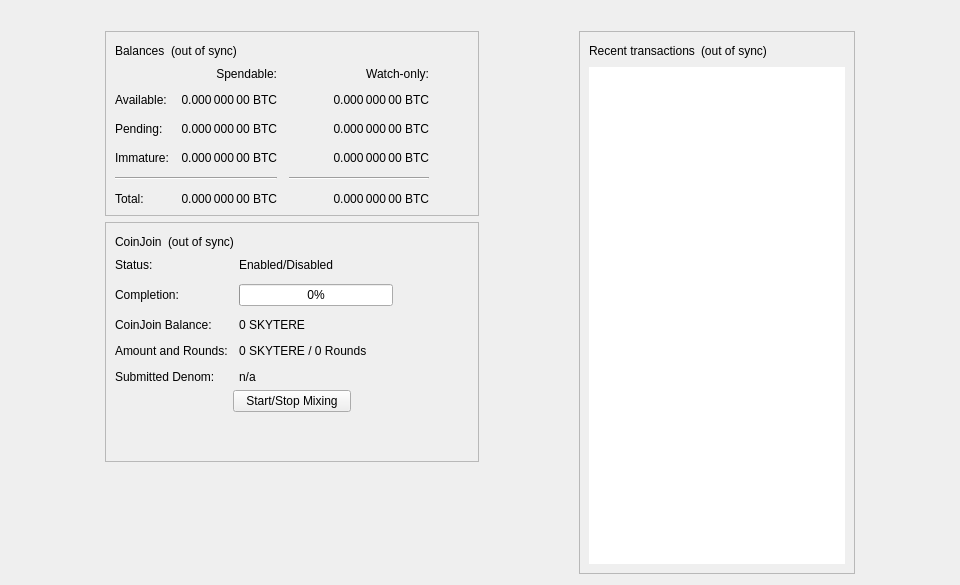
<?xml version="1.0" encoding="UTF-8"?>
<ui version="4.0">
 <class>OverviewPage</class>
 <widget class="QWidget" name="OverviewPage">
  <property name="geometry">
   <rect>
    <x>0</x>
    <y>0</y>
    <width>960</width>
    <height>585</height>
   </rect>
  </property>
  <property name="minimumSize">
   <size>
    <width>960</width>
    <height>0</height>
   </size>
  </property>
  <property name="windowTitle">
   <string>Form</string>
  </property>
  <layout class="QVBoxLayout" name="topLayout">
   <item>
    <widget class="QLabel" name="labelAlerts">
     <property name="visible">
      <bool>false</bool>
     </property>
     <property name="wordWrap">
      <bool>true</bool>
     </property>
     <property name="margin">
      <number>3</number>
     </property>
     <property name="textInteractionFlags">
      <set>Qt::TextSelectableByMouse</set>
     </property>
    </widget>
   </item>
   <item>
    <layout class="QHBoxLayout" name="horizontalLayout" stretch="1,0,1,0,1">
     <item>
      <spacer name="horizontalSpacerLeft">
       <property name="orientation">
        <enum>Qt::Horizontal</enum>
       </property>
       <property name="sizeType">
        <enum>QSizePolicy::Preferred</enum>
       </property>
       <property name="sizeHint" stdset="0">
        <size>
         <width>10</width>
         <height>20</height>
        </size>
       </property>
      </spacer>
     </item>
     <item>
      <layout class="QVBoxLayout" name="verticalLayout_2">
       <item>
        <widget class="QFrame" name="frame">
         <property name="frameShape">
          <enum>QFrame::StyledPanel</enum>
         </property>
         <property name="frameShadow">
          <enum>QFrame::Raised</enum>
         </property>
         <layout class="QVBoxLayout" name="verticalLayout_4">
          <item>
           <layout class="QHBoxLayout" name="horizontalLayout_4">
            <item>
             <widget class="QLabel" name="label_5">
              <property name="text">
               <string>Balances</string>
              </property>
             </widget>
            </item>
            <item>
             <widget class="QLabel" name="labelWalletStatus">
              <property name="toolTip">
               <string>The displayed information may be out of date. Your wallet automatically synchronizes with the Skytere network after a connection is established, but this process has not completed yet.</string>
              </property>
              <property name="text">
               <string notr="true">(out of sync)</string>
              </property>
              <property name="alignment">
               <set>Qt::AlignLeading|Qt::AlignLeft|Qt::AlignVCenter</set>
              </property>
             </widget>
            </item>
            <item>
             <spacer name="horizontalSpacer_3">
              <property name="orientation">
               <enum>Qt::Horizontal</enum>
              </property>
              <property name="sizeHint" stdset="0">
               <size>
                <width>40</width>
                <height>20</height>
               </size>
              </property>
             </spacer>
            </item>
           </layout>
          </item>
          <item>
           <layout class="QGridLayout" name="gridLayout">
            <property name="spacing">
             <number>12</number>
            </property>
            <item row="2" column="2">
             <widget class="QLabel" name="labelWatchPending">
              <property name="cursor">
               <cursorShape>IBeamCursor</cursorShape>
              </property>
              <property name="toolTip">
               <string>Unconfirmed transactions to watch-only addresses</string>
              </property>
              <property name="text">
               <string notr="true">0.000 000 00 BTC</string>
              </property>
              <property name="alignment">
               <set>Qt::AlignRight|Qt::AlignTrailing|Qt::AlignVCenter</set>
              </property>
              <property name="textInteractionFlags">
               <set>Qt::LinksAccessibleByMouse|Qt::TextSelectableByKeyboard|Qt::TextSelectableByMouse</set>
              </property>
             </widget>
            </item>
            <item row="2" column="1">
             <widget class="QLabel" name="labelUnconfirmed">
              <property name="cursor">
               <cursorShape>IBeamCursor</cursorShape>
              </property>
              <property name="toolTip">
               <string>Total of transactions that have yet to be confirmed, and do not yet count toward the spendable balance</string>
              </property>
              <property name="text">
               <string notr="true">0.000 000 00 BTC</string>
              </property>
              <property name="alignment">
               <set>Qt::AlignRight|Qt::AlignTrailing|Qt::AlignVCenter</set>
              </property>
              <property name="textInteractionFlags">
               <set>Qt::LinksAccessibleByMouse|Qt::TextSelectableByKeyboard|Qt::TextSelectableByMouse</set>
              </property>
             </widget>
            </item>
            <item row="3" column="2">
             <widget class="QLabel" name="labelWatchImmature">
              <property name="cursor">
               <cursorShape>IBeamCursor</cursorShape>
              </property>
              <property name="toolTip">
               <string>Mined balance in watch-only addresses that has not yet matured</string>
              </property>
              <property name="text">
               <string notr="true">0.000 000 00 BTC</string>
              </property>
              <property name="alignment">
               <set>Qt::AlignRight|Qt::AlignTrailing|Qt::AlignVCenter</set>
              </property>
              <property name="textInteractionFlags">
               <set>Qt::LinksAccessibleByMouse|Qt::TextSelectableByKeyboard|Qt::TextSelectableByMouse</set>
              </property>
             </widget>
            </item>
            <item row="4" column="0" colspan="2">
             <widget class="Line" name="lineSpendableBalance">
              <property name="orientation">
               <enum>Qt::Horizontal</enum>
              </property>
             </widget>
            </item>
            <item row="4" column="2">
             <widget class="Line" name="lineWatchBalance">
              <property name="sizePolicy">
               <sizepolicy hsizetype="Preferred" vsizetype="Fixed">
                <horstretch>0</horstretch>
                <verstretch>0</verstretch>
               </sizepolicy>
              </property>
              <property name="minimumSize">
               <size>
                <width>140</width>
                <height>0</height>
               </size>
              </property>
              <property name="orientation">
               <enum>Qt::Horizontal</enum>
              </property>
             </widget>
            </item>
            <item row="5" column="0">
             <widget class="QLabel" name="labelTotalText">
              <property name="text">
               <string>Total:</string>
              </property>
             </widget>
            </item>
            <item row="3" column="1">
             <widget class="QLabel" name="labelImmature">
              <property name="cursor">
               <cursorShape>IBeamCursor</cursorShape>
              </property>
              <property name="toolTip">
               <string>Mined balance that has not yet matured</string>
              </property>
              <property name="text">
               <string notr="true">0.000 000 00 BTC</string>
              </property>
              <property name="alignment">
               <set>Qt::AlignRight|Qt::AlignTrailing|Qt::AlignVCenter</set>
              </property>
              <property name="textInteractionFlags">
               <set>Qt::LinksAccessibleByMouse|Qt::TextSelectableByKeyboard|Qt::TextSelectableByMouse</set>
              </property>
             </widget>
            </item>
            <item row="2" column="3">
             <spacer name="horizontalSpacer_2">
              <property name="orientation">
               <enum>Qt::Horizontal</enum>
              </property>
              <property name="sizeHint" stdset="0">
               <size>
                <width>40</width>
                <height>20</height>
               </size>
              </property>
             </spacer>
            </item>
            <item row="3" column="0">
             <widget class="QLabel" name="labelImmatureText">
              <property name="text">
               <string>Immature:</string>
              </property>
             </widget>
            </item>
            <item row="5" column="1">
             <widget class="QLabel" name="labelTotal">
              <property name="cursor">
               <cursorShape>IBeamCursor</cursorShape>
              </property>
              <property name="toolTip">
               <string>Your current total balance</string>
              </property>
              <property name="text">
               <string notr="true">0.000 000 00 BTC</string>
              </property>
              <property name="alignment">
               <set>Qt::AlignRight|Qt::AlignTrailing|Qt::AlignVCenter</set>
              </property>
              <property name="textInteractionFlags">
               <set>Qt::LinksAccessibleByMouse|Qt::TextSelectableByKeyboard|Qt::TextSelectableByMouse</set>
              </property>
             </widget>
            </item>
            <item row="5" column="2">
             <widget class="QLabel" name="labelWatchTotal">
              <property name="cursor">
               <cursorShape>IBeamCursor</cursorShape>
              </property>
              <property name="toolTip">
               <string>Current total balance in watch-only addresses</string>
              </property>
              <property name="text">
               <string notr="true">0.000 000 00 BTC</string>
              </property>
              <property name="alignment">
               <set>Qt::AlignRight|Qt::AlignTrailing|Qt::AlignVCenter</set>
              </property>
              <property name="textInteractionFlags">
               <set>Qt::LinksAccessibleByMouse|Qt::TextSelectableByKeyboard|Qt::TextSelectableByMouse</set>
              </property>
             </widget>
            </item>
            <item row="0" column="2">
             <widget class="QLabel" name="labelWatchonly">
              <property name="text">
               <string>Watch-only:</string>
              </property>
              <property name="alignment">
               <set>Qt::AlignRight|Qt::AlignTrailing|Qt::AlignVCenter</set>
              </property>
             </widget>
            </item>
            <item row="1" column="0">
             <widget class="QLabel" name="labelBalanceText">
              <property name="text">
               <string>Available:</string>
              </property>
             </widget>
            </item>
            <item row="1" column="1">
             <widget class="QLabel" name="labelBalance">
              <property name="cursor">
               <cursorShape>IBeamCursor</cursorShape>
              </property>
              <property name="toolTip">
               <string>Your current spendable balance</string>
              </property>
              <property name="text">
               <string notr="true">0.000 000 00 BTC</string>
              </property>
              <property name="alignment">
               <set>Qt::AlignRight|Qt::AlignTrailing|Qt::AlignVCenter</set>
              </property>
              <property name="textInteractionFlags">
               <set>Qt::LinksAccessibleByMouse|Qt::TextSelectableByKeyboard|Qt::TextSelectableByMouse</set>
              </property>
             </widget>
            </item>
            <item row="1" column="2">
             <widget class="QLabel" name="labelWatchAvailable">
              <property name="cursor">
               <cursorShape>IBeamCursor</cursorShape>
              </property>
              <property name="toolTip">
               <string>Your current balance in watch-only addresses</string>
              </property>
              <property name="text">
               <string notr="true">0.000 000 00 BTC</string>
              </property>
              <property name="alignment">
               <set>Qt::AlignRight|Qt::AlignTrailing|Qt::AlignVCenter</set>
              </property>
              <property name="textInteractionFlags">
               <set>Qt::LinksAccessibleByMouse|Qt::TextSelectableByKeyboard|Qt::TextSelectableByMouse</set>
              </property>
             </widget>
            </item>
            <item row="2" column="0">
             <widget class="QLabel" name="labelPendingText">
              <property name="text">
               <string>Pending:</string>
              </property>
             </widget>
            </item>
            <item row="0" column="1">
             <widget class="QLabel" name="labelSpendable">
              <property name="text">
               <string>Spendable:</string>
              </property>
              <property name="alignment">
               <set>Qt::AlignRight|Qt::AlignTrailing|Qt::AlignVCenter</set>
              </property>
             </widget>
            </item>
           </layout>
          </item>
         </layout>
        </widget>
       </item>
       <item>
        <widget class="QFrame" name="frameCoinJoin">
         <property name="layoutDirection">
          <enum>Qt::LeftToRight</enum>
         </property>
         <property name="frameShape">
          <enum>QFrame::StyledPanel</enum>
         </property>
         <property name="frameShadow">
          <enum>QFrame::Raised</enum>
         </property>
         <layout class="QVBoxLayout" name="VerticalLayout_PS1">
          <item>
           <layout class="QHBoxLayout" name="horizontalLayout_5">
            <item>
             <widget class="QLabel" name="labelCoinJoinHeader">
              <property name="text">
               <string notr="true">CoinJoin</string>
              </property>
             </widget>
            </item>
            <item>
             <widget class="QLabel" name="labelCoinJoinSyncStatus">
              <property name="toolTip">
               <string>The displayed information may be out of date. Your wallet automatically synchronizes with the Skytere network after a connection is established, but this process has not completed yet.</string>
              </property>
              <property name="text">
               <string notr="true">(out of sync)</string>
              </property>
              <property name="alignment">
               <set>Qt::AlignLeading|Qt::AlignLeft|Qt::AlignVCenter</set>
              </property>
             </widget>
            </item>
            <item>
             <spacer name="horizontalSpacer_4">
              <property name="orientation">
               <enum>Qt::Horizontal</enum>
              </property>
              <property name="sizeHint" stdset="0">
               <size>
                <width>40</width>
                <height>20</height>
               </size>
              </property>
             </spacer>
            </item>
           </layout>
          </item>
          <item>
           <layout class="QFormLayout" name="coinJoinFormLayout">
            <property name="fieldGrowthPolicy">
             <enum>QFormLayout::AllNonFixedFieldsGrow</enum>
            </property>
            <property name="horizontalSpacing">
             <number>11</number>
            </property>
            <property name="verticalSpacing">
             <number>12</number>
            </property>
            <item row="0" column="0">
             <widget class="QLabel" name="labelCoinJoinEnabledText">
              <property name="text">
               <string>Status:</string>
              </property>
             </widget>
            </item>
            <item row="0" column="1">
             <widget class="QLabel" name="labelCoinJoinEnabled">
              <property name="text">
               <string>Enabled/Disabled</string>
              </property>
             </widget>
            </item>
            <item row="1" column="0">
             <widget class="QLabel" name="labelCompletitionText">
              <property name="text">
               <string>Completion:</string>
              </property>
             </widget>
            </item>
            <item row="1" column="1">
             <widget class="QProgressBar" name="coinJoinProgress">
              <property name="maximumSize">
               <size>
                <width>154</width>
                <height>16777215</height>
               </size>
              </property>
              <property name="value">
               <number>0</number>
              </property>
             </widget>
            </item>
            <item row="2" column="0">
             <widget class="QLabel" name="labelAnonymizedText">
              <property name="text">
               <string notr="true">CoinJoin Balance:</string>
              </property>
             </widget>
            </item>
            <item row="2" column="1">
             <widget class="QLabel" name="labelAnonymized">
              <property name="text">
               <string notr="true">0 SKYTERE</string>
              </property>
             </widget>
            </item>
            <item row="3" column="0">
             <widget class="QLabel" name="labelAmountAndRoundsText">
              <property name="text">
               <string>Amount and Rounds:</string>
              </property>
             </widget>
            </item>
            <item row="3" column="1">
             <widget class="QLabel" name="labelAmountRounds">
              <property name="text">
               <string notr="true">0 SKYTERE / 0 Rounds</string>
              </property>
             </widget>
            </item>
            <item row="4" column="0">
             <widget class="QLabel" name="labelSubmittedDenomText">
              <property name="text">
               <string>Submitted Denom:</string>
              </property>
             </widget>
            </item>
            <item row="4" column="1">
             <widget class="QLabel" name="labelSubmittedDenom">
              <property name="toolTip">
               <string>The denominations you submitted to the Smartnode.&lt;br&gt;To mix, other users must submit the exact same denominations.</string>
              </property>
              <property name="text">
               <string>n/a</string>
              </property>
              <property name="wordWrap">
               <bool>true</bool>
              </property>
             </widget>
            </item>
           </layout>
          </item>
          <item>
           <layout class="QVBoxLayout" name="VerticalLayout_PS">
            <item>
             <layout class="QHBoxLayout" name="horizontalLayout_3">
              <property name="topMargin">
               <number>0</number>
              </property>
              <item>
               <spacer name="horizontalSpacer_5">
                <property name="orientation">
                 <enum>Qt::Horizontal</enum>
                </property>
                <property name="sizeHint" stdset="0">
                 <size>
                  <width>40</width>
                  <height>20</height>
                 </size>
                </property>
               </spacer>
              </item>
              <item>
               <widget class="QPushButton" name="toggleCoinJoin">
                <property name="sizePolicy">
                 <sizepolicy hsizetype="MinimumExpanding" vsizetype="Fixed">
                  <horstretch>0</horstretch>
                  <verstretch>0</verstretch>
                 </sizepolicy>
                </property>
                <property name="text">
                 <string>Start/Stop Mixing</string>
                </property>
               </widget>
              </item>
              <item>
               <spacer name="horizontalSpacer_6">
                <property name="orientation">
                 <enum>Qt::Horizontal</enum>
                </property>
                <property name="sizeHint" stdset="0">
                 <size>
                  <width>40</width>
                  <height>20</height>
                 </size>
                </property>
               </spacer>
              </item>
             </layout>
            </item>
            <item>
             <spacer name="verticalSpacer_3">
              <property name="orientation">
               <enum>Qt::Vertical</enum>
              </property>
              <property name="sizeHint" stdset="0">
               <size>
                <width>20</width>
                <height>40</height>
               </size>
              </property>
             </spacer>
            </item>
           </layout>
          </item>
         </layout>
        </widget>
       </item>
       <item>
        <spacer name="verticalSpacer">
         <property name="orientation">
          <enum>Qt::Vertical</enum>
         </property>
         <property name="sizeHint" stdset="0">
          <size>
           <width>20</width>
           <height>40</height>
          </size>
         </property>
        </spacer>
       </item>
      </layout>
     </item>
     <item>
      <spacer name="horizontalSpacerCenter">
       <property name="orientation">
        <enum>Qt::Horizontal</enum>
       </property>
       <property name="sizeHint" stdset="0">
        <size>
         <width>10</width>
         <height>20</height>
        </size>
       </property>
      </spacer>
     </item>
     <item>
      <layout class="QVBoxLayout" name="verticalLayout_3">
       <item>
        <widget class="QFrame" name="frame_2">
         <property name="frameShape">
          <enum>QFrame::StyledPanel</enum>
         </property>
         <property name="frameShadow">
          <enum>QFrame::Raised</enum>
         </property>
         <layout class="QVBoxLayout" name="verticalLayout">
          <item>
           <layout class="QHBoxLayout" name="horizontalLayout_2">
            <item>
             <widget class="QLabel" name="label_4">
              <property name="text">
               <string>Recent transactions</string>
              </property>
             </widget>
            </item>
            <item>
             <widget class="QLabel" name="labelTransactionsStatus">
              <property name="toolTip">
               <string>The displayed information may be out of date. Your wallet automatically synchronizes with the Skytere network after a connection is established, but this process has not completed yet.</string>
              </property>
              <property name="text">
               <string notr="true">(out of sync)</string>
              </property>
              <property name="alignment">
               <set>Qt::AlignLeading|Qt::AlignLeft|Qt::AlignVCenter</set>
              </property>
             </widget>
            </item>
            <item>
             <spacer name="horizontalSpacer">
              <property name="orientation">
               <enum>Qt::Horizontal</enum>
              </property>
              <property name="sizeHint" stdset="0">
               <size>
                <width>40</width>
                <height>20</height>
               </size>
              </property>
             </spacer>
            </item>
           </layout>
          </item>
          <item>
           <widget class="QListView" name="listTransactions">
            <property name="frameShape">
             <enum>QFrame::NoFrame</enum>
            </property>
            <property name="verticalScrollBarPolicy">
             <enum>Qt::ScrollBarAlwaysOff</enum>
            </property>
            <property name="horizontalScrollBarPolicy">
             <enum>Qt::ScrollBarAlwaysOff</enum>
            </property>
            <property name="selectionMode">
             <enum>QAbstractItemView::NoSelection</enum>
            </property>
           </widget>
          </item>
         </layout>
        </widget>
       </item>
      </layout>
     </item>
     <item>
      <spacer name="horizontalSpacerRight">
       <property name="orientation">
        <enum>Qt::Horizontal</enum>
       </property>
       <property name="sizeType">
        <enum>QSizePolicy::Preferred</enum>
       </property>
       <property name="sizeHint" stdset="0">
        <size>
         <width>10</width>
         <height>20</height>
        </size>
       </property>
      </spacer>
     </item>
    </layout>
   </item>
  </layout>
 </widget>
 <resources/>
 <connections/>
</ui>
